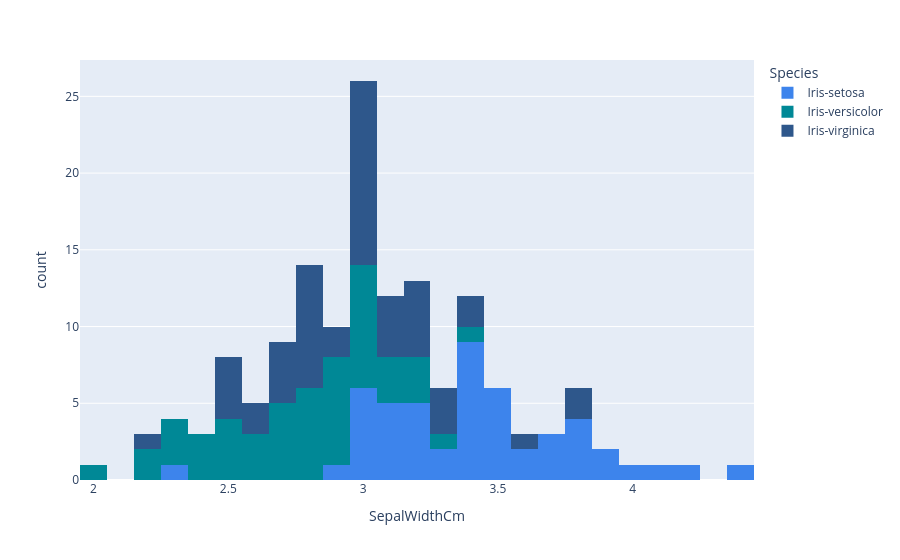

The notebook cell this image was saved under:
### Code cell
fig = px.histogram(iris, x="SepalWidthCm", color="Species", color_discrete_sequence=COLOUR_SEQUENCE, nbins=30)
fig.show()

### Figure 1 — Plotly figure (JSON) as saved in the notebook; plotly's stock layout.template omitted (floating-point values rounded to 4 significant figures)
{"data": [{"bingroup": "x", "hovertemplate": "Species=Iris-setosa<br>SepalWidthCm=%{x}<br>count=%{y}<extra></extra>", "legendgroup": "Iris-setosa", "marker": {"color": "#3d84ec", "pattern": {"shape": ""}}, "name": "Iris-setosa", "nbinsx": 30, "orientation": "v", "showlegend": true, "type": "histogram", "x": [3.5, 3.0, 3.2, 3.1, 3.6, 3.9, 3.4, 3.4, 2.9, 3.1, 3.7, 3.4, 3.0, 3.0, 4.0, 4.4, 3.9, 3.5, 3.8, 3.8, 3.4, 3.7, 3.6, 3.3, 3.4, 3.0, 3.4, 3.5, 3.4, 3.2, 3.1, 3.4, 4.1, 4.2, 3.1, 3.2, 3.5, 3.1, 3.0, 3.4, 3.5, 2.3, 3.2, 3.5, 3.8, 3.0, 3.8, 3.2, 3.7, 3.3], "xaxis": "x", "yaxis": "y"}, {"bingroup": "x", "hovertemplate": "Species=Iris-versicolor<br>SepalWidthCm=%{x}<br>count=%{y}<extra></extra>", "legendgroup": "Iris-versicolor", "marker": {"color": "#008896", "pattern": {"shape": ""}}, "name": "Iris-versicolor", "nbinsx": 30, "orientation": "v", "showlegend": true, "type": "histogram", "x": [3.2, 3.2, 3.1, 2.3, 2.8, 2.8, 3.3, 2.4, 2.9, 2.7, 2.0, 3.0, 2.2, 2.9, 2.9, 3.1, 3.0, 2.7, 2.2, 2.5, 3.2, 2.8, 2.5, 2.8, 2.9, 3.0, 2.8, 3.0, 2.9, 2.6, 2.4, 2.4, 2.7, 2.7, 3.0, 3.4, 3.1, 2.3, 3.0, 2.5, 2.6, 3.0, 2.6, 2.3, 2.7, 3.0, 2.9, 2.9, 2.5, 2.8], "xaxis": "x", "yaxis": "y"}, {"bingroup": "x", "hovertemplate": "Species=Iris-virginica<br>SepalWidthCm=%{x}<br>count=%{y}<extra></extra>", "legendgroup": "Iris-virginica", "marker": {"color": "#2E578B", "pattern": {"shape": ""}}, "name": "Iris-virginica", "nbinsx": 30, "orientation": "v", "showlegend": true, "type": "histogram", "x": [3.3, 2.7, 3.0, 2.9, 3.0, 3.0, 2.5, 2.9, 2.5, 3.6, 3.2, 2.7, 3.0, 2.5, 2.8, 3.2, 3.0, 3.8, 2.6, 2.2, 3.2, 2.8, 2.8, 2.7, 3.3, 3.2, 2.8, 3.0, 2.8, 3.0, 2.8, 3.8, 2.8, 2.8, 2.6, 3.0, 3.4, 3.1, 3.0, 3.1, 3.1, 3.1, 2.7, 3.2, 3.3, 3.0, 2.5, 3.0, 3.4, 3.0], "xaxis": "x", "yaxis": "y"}], "layout": {"barmode": "relative", "legend": {"title": {"text": "Species"}, "tracegroupgap": 0}, "margin": {"t": 60}, "xaxis": {"anchor": "y", "domain": [0, 1], "title": {"text": "SepalWidthCm"}}, "yaxis": {"anchor": "x", "domain": [0, 1], "title": {"text": "count"}}}}
